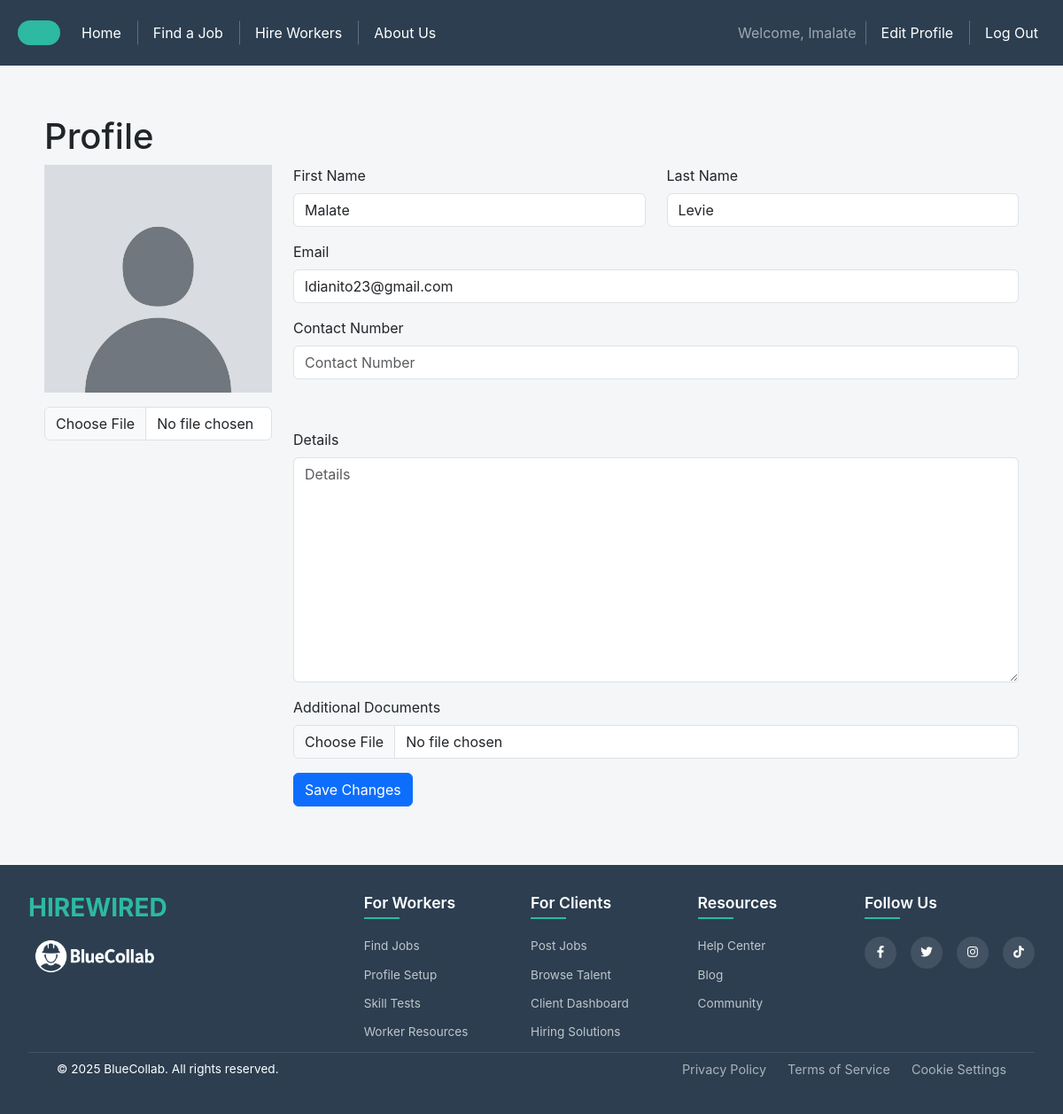
The page /profile/employer/ (signed in) on the database its author committed.
### session/models.py (models this page shows, shortened)
class User(AbstractUser):
    USER_TYPE_CHOICES = (
        ('worker', 'Worker'),
        ('employer', 'Employer'),
    )
    username = models.CharField(max_length=20, unique=True)
    user_type = models.CharField(max_length=10, choices=USER_TYPE_CHOICES)
    contact_number = models.CharField(max_length=100, blank=True, null=True)
    objects = UserManager()
    @property
    def profile(self):
        if self.user_type == "worker":
            return WorkerProfile.objects.filter(user=self).first()
        elif self.user_type == "employer":
            return EmployerProfile.objects.filter(user=self).first()
        return None  # No profile exists

### profiles/models.py (models this page shows, shortened)
class EmployerProfile(models.Model):
    user = models.OneToOneField(settings.AUTH_USER_MODEL, on_delete=models.CASCADE)
    details = models.TextField(blank=True)
    contact_number = models.CharField(max_length=100, blank=True)
    profile_picture = models.ImageField(upload_to='profile_pictures/', blank=True, null=True, default='profile_pictures/default.jpg')
    addtl_docs = models.FileField(upload_to='documents/', blank=True, null=True)

### profiles/views.py (the view)
# urls.py: path('profile/employer/', edit_employer_profile_view, name='edit_employer_profile_view'),
@login_required
def edit_employer_profile_view(request):
    user = request.user
    profile = request.user.profile
    if request.method == "POST":
        user_form = UserForm(request.POST, instance=request.user)
        profile_form = EmployerProfileForm(request.POST, request.FILES, instance=profile)
        if profile_form.is_valid() and user_form.is_valid():
            user_form.save()
            profile_form.save()
            return redirect('edit_profile_view')
    else:
        user_form = UserForm(instance=user)
        profile_form = EmployerProfileForm(instance=profile)
    context = {
        'user_form': user_form,
        'profile_form': profile_form,
        }
    return render(request, 'profile_employer.html', context)

### profiles/forms.py
class UserForm(forms.ModelForm):
    first_name = forms.CharField(
        label="First Name",
        widget=forms.TextInput(attrs={"placeholder": "First Name", "class": "form-control" }),
        required=False)
    last_name = forms.CharField(
        label="Last Name",
        widget=forms.TextInput(attrs={"placeholder": "Last Name", "class": "form-control" }),
        required=False)
    email = forms.EmailField(
        required=False,
        widget=forms.EmailInput(
            attrs={"placeholder": "juandelacruz@gmail.com", "class": "form-control"}
        )
    )
    class Meta:
        model = User
        fields = [
            'first_name',
            'last_name',
            'email',
        ]

class EmployerProfileForm(forms.ModelForm):
    contact_number = forms.CharField(
        label="Contact Number",
        widget=forms.TextInput(attrs={"placeholder": "Contact Number", "class": "form-control" }),
        required=False)
    details = forms.CharField(
        label="Details",
        widget=forms.Textarea(attrs={"placeholder": "Details", "class": "form-control" }),
        required=False)
    profile_picture = forms.ImageField(
        widget=forms.FileInput(attrs={"class": "form-control" }),
        required=False)
    addtl_docs = forms.FileField(
        label="Additional Documents",
        widget=forms.FileInput(attrs={"class": "form-control" }),
        required=False)
    class Meta:
        model = EmployerProfile
        fields = [
            'details',
            'addtl_docs',
            'profile_picture',
        ]

### profiles/templates/profile_employer.html (shortened to what this page needs)
{% extends 'base.html' %}
{% load static %}
{% block nav %}
    {% include 'nav.html' %}
{% endblock %}
{% block content %}
<div class="body-container">
    <h1>Profile</h1>
    <form method="post" enctype="multipart/form-data">
    <div class="row mb-3">
        <div class="col col-sm-1 col-md-3 col-lg-3">
            <div class="mb-3">
                {% if user.profile.profile_picture %}
                <img src="{{ user.profile.profile_picture.url }}" alt="Profile Picture" class="profile-picture">
                {% else %}
                <p>No profile image available.</p>
                {% endif %}
            </div>
            <div class="row mb-3">
                <div class="col mb-3">
                    {{ profile_form.profile_picture }}
                </div>
            </div>
        </div>
        <div class="col col-sm-1 col-md-9 col-lg-9">
                <div class="row">
                    <div class="col mb-3">
                        <label for="first_name" class="form-label">{{ user_form.first_name.label }}</label>
                        {{ user_form.first_name }}
                    </div>
                    <div class="col mb-3">
                        <label for="first_name" class="form-label">{{ user_form.last_name.label }}</label>
                        {{ user_form.last_name }}
                    </div>
                </div>
                <div class="row mb-3">
                    <div class="col">
                        <label for="email" class="form-label">{{ user_form.email.label }}</label>
                        {{ user_form.email }}
                    </div>
                </div>
                <div class="row mb-3">
                    <div class="col">
                        <label for="username" class="form-label">{{ profile_form.contact_number.label }}</label>
                        {{ profile_form.contact_number }}
                    </div>
                </div>
                <div class="row mb-3">
                    <div class="col">
                    </div>
                </div>
                <div class="row mb-3">
                    <div class="col">
                        <label for="details" class="form-label">{{ profile_form.details.label }}</label>
                        {{ profile_form.details }}
                    </div>
                </div>
                <div class="row mb-3">
                    <div class="col">
                        <label for="addtl_docs" class="form-label">{{ profile_form.addtl_docs.label }}</label>
                        {{ profile_form.addtl_docs }}
                    </div>
                </div>
                <div class="row mb-3">
                    <div class="col">
                        <button type="submit" class="btn btn-primary w-auto">Save Changes</button>
                    </div>
                </div>
            </div>
        </div>
    </div>
{% endblock %}
{% block footer %}
    {% include 'footer.html' %}
{% endblock %}

### templates/nav.html (shortened to what this page needs)
{% load static %}
<nav class="navbar navbar-expand-sm navbar-dark bg-dark">
    <div class="navbar-brand">
        <div class="nav-logo"></div>
    </div>
    <ul class="navbar-nav me-auto">
        <li class="nav-item">
            <a href="{% url 'homepage_view' %}" class="nav-link">Home</a>
        </li>
        {% if user.is_authenticated %}
            {% if user.user_type == 'worker' %}
                <li class="nav-item">
                    <a href="{% url 'find_jobs_view' %}" class="nav-link">Find a Job</a>
                </li>
            {% elif user.user_type == 'employer' %}
                <li class="nav-item">
                    <a href="{% url 'find_jobs_view' %}" class="nav-link">Find a Job</a>
                </li>
                <li class="nav-item">
                    <a href="{% url 'hire_workers_view' %}" class="nav-link">Hire Workers</a>
                </li>
            {% endif %}
            <li class="nav-item">
                <a href="{% url 'about_view' %}" class="nav-link">About Us</a>
            </li>
        {% else %}
            <li class="nav-item">
                <a href="{% url 'about_view' %}" class="nav-link">About Us</a>
            </li>
        {% endif %}
    </ul>
    <ul class="navbar-nav ms-auto">
        {% if user.is_authenticated %}
            <li class="nav-item">
                <div class="navbar-text">Welcome, {{ user.username }}</div>
            </li>
            {% if user.user_type == 'worker' %}
                <li class="nav-item">
                    <a href="{% url 'edit_profile_view' %}" class="nav-link">Edit Profile</a>
                </li>
            {% elif user.user_type == 'employer' %}
                <li class="nav-item">
                    <a href="{% url 'edit_employer_profile_view' %}" class="nav-link">Edit Profile</a>
                </li>
            {% endif %}
            <li class="nav-item">
                <form method="POST" action="{% url 'logout_view' %}">
                    <button type="submit" class="btn btn-link nav-link">Log Out</button>
                </form>
            </li>
        {% endif %}
    </ul>
</nav>

### static/css/style.css (style rules this page uses)
body { font-family: 'Inter', sans-serif; padding-top: 80px; position: relative; background-color: #f4f6f8; }
.body-container { display: block; margin: 50px; }
img.profile-picture { width: 100%; height: 100%; }

### static/css/nav.css (style rules this page uses)
.navbar { position: fixed; top: 0; left: 0; width: 100%; padding: 10px 20px; background-color: #2c3e50 !important; z-index: 1000; font-family: 'Inter', sans-serif; display: flex; align-items: center; justify-content: space-between; }
.navbar-brand { display: flex; align-items: center; gap: 10px; }
.nav-logo { width: 48px; height: 28px; background-color: #2db9a2; border-radius: 14px; }
.navbar-nav { display: flex; align-items: center; gap: 20px; list-style: none; padding: 0; margin: 0; }
.nav-item { position: relative; }
.nav-link { color: #ffffff; font-size: 1rem; padding: 15px 10px; text-decoration: none; display: block; transition: color 0.3s ease; }
.nav-item + .nav-item::before { content: ""; position: absolute; left: -10px; top: 50%; transform: translateY(-50%); height: 50%; width: 1px; background-color: #5c7085; }
.nav-link::after { content: ''; position: absolute; bottom: 10px; left: 50%; width: 0; height: 2px; background: #2db9a2; transition: all 0.3s ease; }

### rows shown on the page
User: username "lmalate", profile.profile_picture (placeholder picture), first_name "Malate", last_name "Levie", email "ldianito23@gmail.com"

### other values the page prints
{{ user_form.first_name.label }} "First Name"
{{ user_form.last_name.label }} "Last Name"
{{ user_form.email.label }} "Email"
{{ profile_form.contact_number.label }} "Contact Number"
{{ profile_form.details.label }} "Details"
{{ profile_form.addtl_docs.label }} "Additional Documents"
